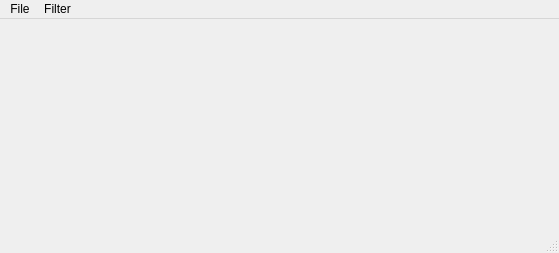
<?xml version="1.0" encoding="UTF-8"?>
<ui version="4.0">
 <class>frag_window</class>
 <widget class="QMainWindow" name="frag_window">
  <property name="geometry">
   <rect>
    <x>0</x>
    <y>0</y>
    <width>559</width>
    <height>253</height>
   </rect>
  </property>
  <property name="windowTitle">
   <string>GLSL Image Processing Example</string>
  </property>
  <property name="windowIcon">
   <iconset resource="frag_sampler.qrc">
    <normaloff>:/images/Moon.png</normaloff>:/images/Moon.png</iconset>
  </property>
  <property name="locale">
   <locale language="English" country="Canada"/>
  </property>
  <widget class="QWidget" name="centralwidget"/>
  <widget class="QStatusBar" name="statusbar"/>
  <widget class="QMenuBar" name="menubar">
   <property name="geometry">
    <rect>
     <x>0</x>
     <y>0</y>
     <width>559</width>
     <height>21</height>
    </rect>
   </property>
   <widget class="QMenu" name="menuFile">
    <property name="title">
     <string>File</string>
    </property>
    <addaction name="action_file_open_image"/>
    <addaction name="action_file_save_image"/>
    <addaction name="separator"/>
    <addaction name="action_file_read_supported_format"/>
    <addaction name="action_file_write_supported_format"/>
    <addaction name="action_file_exit"/>
   </widget>
   <widget class="QMenu" name="menuFilter">
    <property name="title">
     <string>Filter</string>
    </property>
    <addaction name="action_filter_original"/>
    <addaction name="action_filter_inverse"/>
    <addaction name="action_filter_mosaic"/>
    <addaction name="action_filter_median_3X3"/>
   </widget>
   <addaction name="menuFile"/>
   <addaction name="menuFilter"/>
  </widget>
  <action name="action_file_exit">
   <property name="text">
    <string>Exit</string>
   </property>
  </action>
  <action name="action_help_about">
   <property name="text">
    <string>About</string>
   </property>
  </action>
  <action name="action_file_open_image">
   <property name="text">
    <string>Open Image</string>
   </property>
  </action>
  <action name="action_file_save_image">
   <property name="text">
    <string>Save Image</string>
   </property>
  </action>
  <action name="action_filter_original">
   <property name="text">
    <string>Original</string>
   </property>
  </action>
  <action name="action_filter_inverse">
   <property name="text">
    <string>Inverse</string>
   </property>
  </action>
  <action name="action_file_read_supported_format">
   <property name="text">
    <string>List Supported Image Format to Read</string>
   </property>
  </action>
  <action name="action_file_write_supported_format">
   <property name="text">
    <string>List Supported Image Format to Write</string>
   </property>
  </action>
  <action name="action_filter_median_3X3">
   <property name="text">
    <string>Median Filter 3X3</string>
   </property>
  </action>
  <action name="action_filter_mosaic">
   <property name="text">
    <string>Mosaic</string>
   </property>
  </action>
 </widget>
 <resources>
  <include location="frag_sampler.qrc"/>
 </resources>
 <connections/>
</ui>
